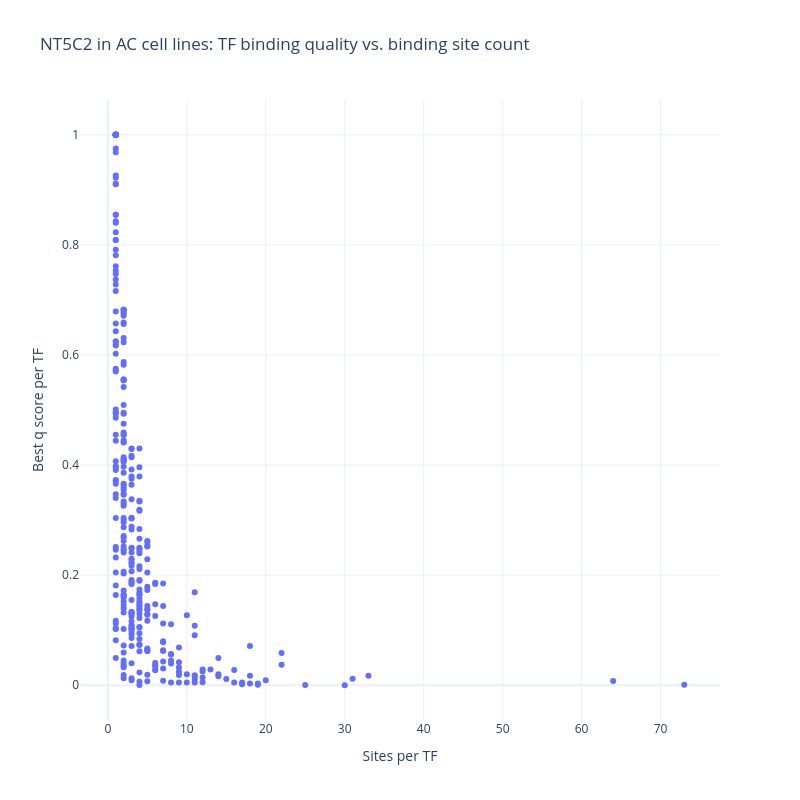
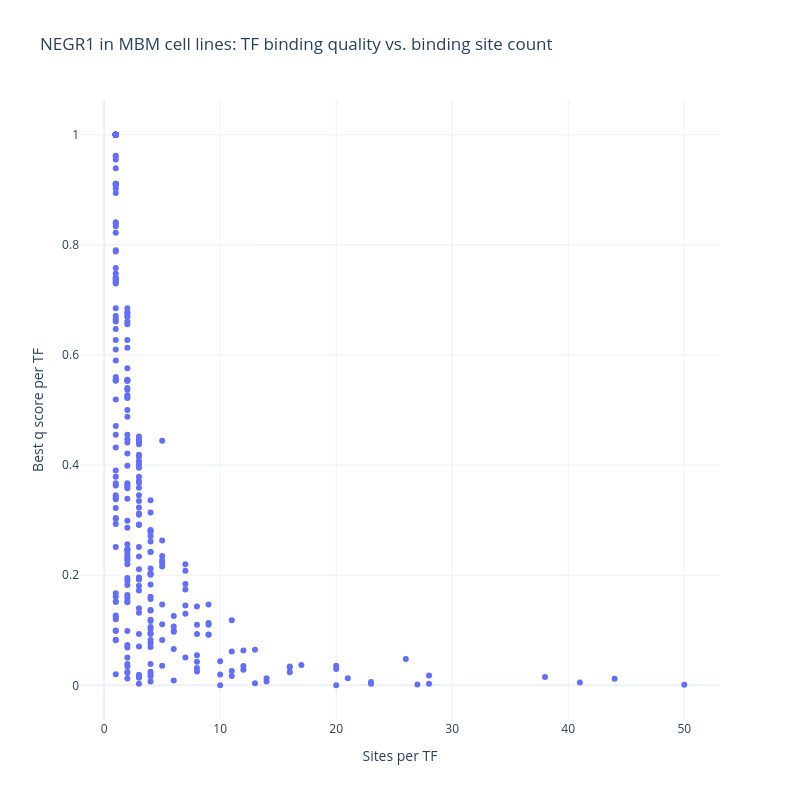
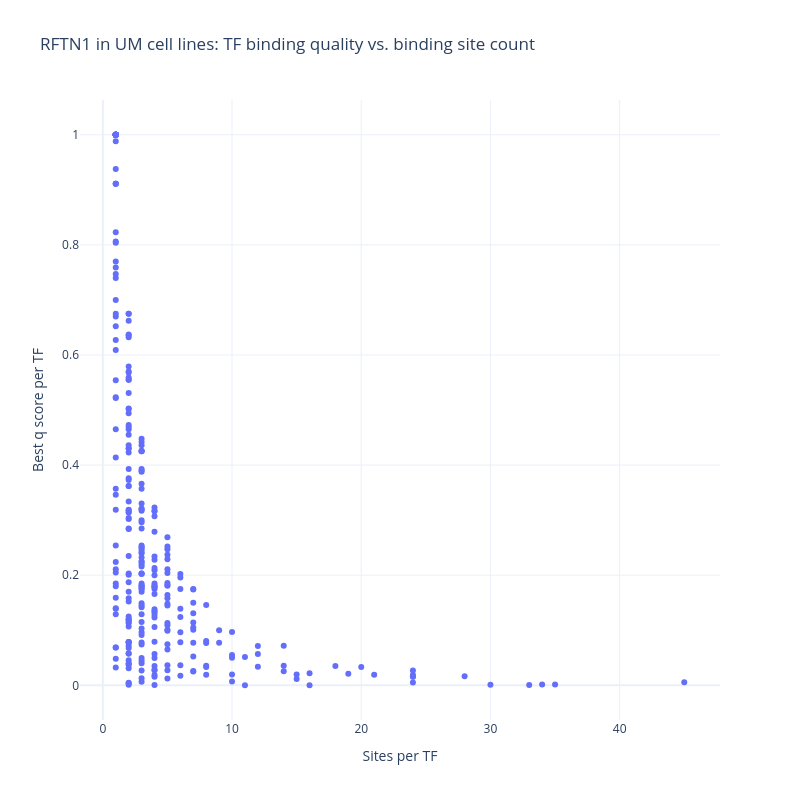

Notebook cell for these charts, in order:
### Markdown cell above
## Plot binding quality vs. number of binding sites

### Code cell
for gene in result_dict.keys():
    cell_line_capitalized = result_dict[gene]['cell_line'].upper()

    fig = px.scatter(
        result_dict[gene]['merged_df'],
        x="site_count",
        y="best_q_per_tf",
        hover_name="TF",  # big bold line in tooltip
        hover_data={
            "site_count": True,  # show extra fields in tooltip
            "best_q_per_tf": True,
            "TF": False
        },  # don't duplicate TF in the table
        labels={
            "site_count": "Sites per TF",
            "best_q_per_tf": "Best q score per TF",
        },
        title=f'{gene} in {cell_line_capitalized} cell lines: TF binding quality vs. binding site count',
        width=800,
        height=800
    )

    # nicer layout + grid
    fig.update_layout(template="plotly_white")

    fig.show()
    fig.write_html(f'output/{gene}_jaspar_human_full/{gene}_{cell_line_capitalized}_filter_hit_tf.html')

### Figure 1 — Plotly figure (JSON) as saved in the notebook; plotly's stock layout.template omitted (floating-point values rounded to 4 significant figures; data arrays with more than 128 entries replaced by an {"elided": "..."} marker saying what was removed)
{"data": [{"customdata": {"elided": "335x1 str values"}, "hovertemplate": "<b>%{hovertext}</b><br><br>Sites per TF=%{x}<br>Best q score per TF=%{y}<extra></extra>", "hovertext": {"elided": "335 str values"}, "legendgroup": "", "marker": {"color": "#636efa", "symbol": "circle"}, "mode": "markers", "name": "", "orientation": "v", "showlegend": false, "x": {"elided": "335 int values"}, "xaxis": "x", "y": {"elided": "335 float values"}, "yaxis": "y", "type": "scatter"}], "layout": {"xaxis": {"anchor": "y", "domain": [0.0, 1.0], "title": {"text": "Sites per TF"}}, "yaxis": {"anchor": "x", "domain": [0.0, 1.0], "title": {"text": "Best q score per TF"}}, "legend": {"tracegroupgap": 0}, "title": {"text": "NT5C2 in AC cell lines: TF binding quality vs. binding site count"}, "height": 800, "width": 800}}

### Figure 2 — Plotly figure (JSON) as saved in the notebook; plotly's stock layout.template omitted (floating-point values rounded to 4 significant figures; data arrays with more than 128 entries replaced by an {"elided": "..."} marker saying what was removed)
{"data": [{"customdata": {"elided": "299x1 str values"}, "hovertemplate": "<b>%{hovertext}</b><br><br>Sites per TF=%{x}<br>Best q score per TF=%{y}<extra></extra>", "hovertext": {"elided": "299 str values"}, "legendgroup": "", "marker": {"color": "#636efa", "symbol": "circle"}, "mode": "markers", "name": "", "orientation": "v", "showlegend": false, "x": {"elided": "299 int values"}, "xaxis": "x", "y": {"elided": "299 float values"}, "yaxis": "y", "type": "scatter"}], "layout": {"xaxis": {"anchor": "y", "domain": [0.0, 1.0], "title": {"text": "Sites per TF"}}, "yaxis": {"anchor": "x", "domain": [0.0, 1.0], "title": {"text": "Best q score per TF"}}, "legend": {"tracegroupgap": 0}, "title": {"text": "NEGR1 in MBM cell lines: TF binding quality vs. binding site count"}, "height": 800, "width": 800}}

### Figure 3 — Plotly figure (JSON) as saved in the notebook; plotly's stock layout.template omitted (floating-point values rounded to 4 significant figures; data arrays with more than 128 entries replaced by an {"elided": "..."} marker saying what was removed)
{"data": [{"customdata": {"elided": "300x1 str values"}, "hovertemplate": "<b>%{hovertext}</b><br><br>Sites per TF=%{x}<br>Best q score per TF=%{y}<extra></extra>", "hovertext": {"elided": "300 str values"}, "legendgroup": "", "marker": {"color": "#636efa", "symbol": "circle"}, "mode": "markers", "name": "", "orientation": "v", "showlegend": false, "x": {"elided": "300 int values"}, "xaxis": "x", "y": {"elided": "300 float values"}, "yaxis": "y", "type": "scatter"}], "layout": {"xaxis": {"anchor": "y", "domain": [0.0, 1.0], "title": {"text": "Sites per TF"}}, "yaxis": {"anchor": "x", "domain": [0.0, 1.0], "title": {"text": "Best q score per TF"}}, "legend": {"tracegroupgap": 0}, "title": {"text": "RFTN1 in UM cell lines: TF binding quality vs. binding site count"}, "height": 800, "width": 800}}
